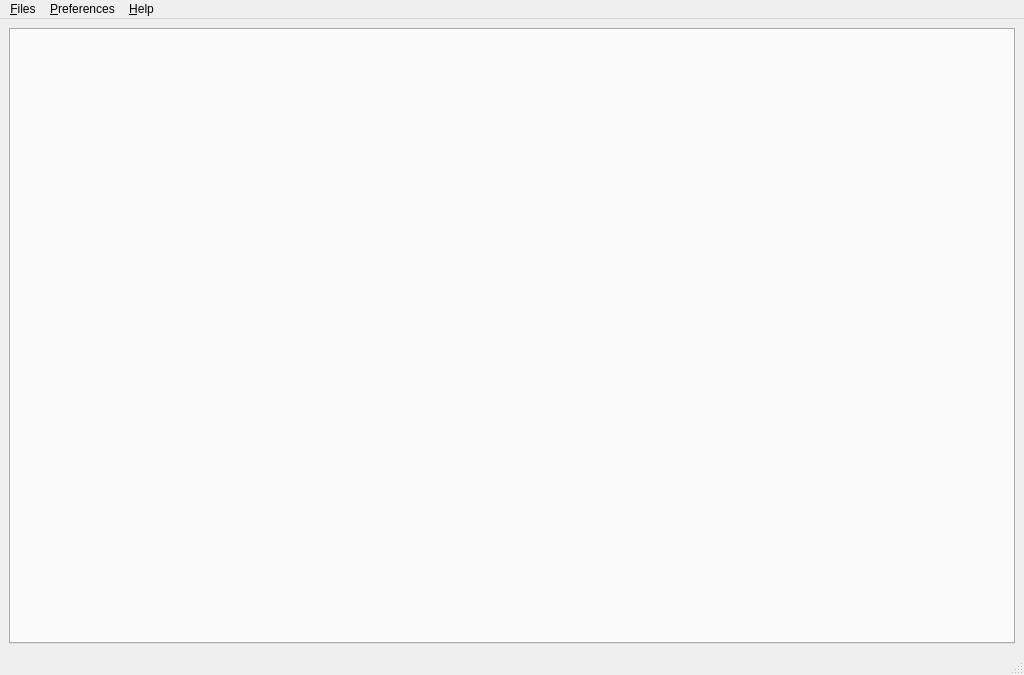
<?xml version="1.0" encoding="UTF-8"?>
<ui version="4.0">
 <class>MainWindow</class>
 <widget class="QMainWindow" name="MainWindow">
  <property name="geometry">
   <rect>
    <x>0</x>
    <y>0</y>
    <width>1024</width>
    <height>675</height>
   </rect>
  </property>
  <property name="windowTitle">
   <string>NuQleoSim</string>
  </property>
  <property name="windowIcon">
   <iconset>
    <normaloff>:/logo/logo/logo64.png</normaloff>:/logo/logo/logo64.png</iconset>
  </property>
  <property name="unifiedTitleAndToolBarOnMac">
   <bool>false</bool>
  </property>
  <widget class="QWidget" name="centralwidget">
   <layout class="QHBoxLayout" name="horizontalLayout">
    <item>
     <widget class="QTabWidget" name="tabWidget">
      <property name="currentIndex">
       <number>-1</number>
      </property>
     </widget>
    </item>
   </layout>
  </widget>
  <widget class="QMenuBar" name="menubar">
   <property name="geometry">
    <rect>
     <x>0</x>
     <y>0</y>
     <width>1024</width>
     <height>21</height>
    </rect>
   </property>
   <widget class="QMenu" name="menuFiles">
    <property name="title">
     <string>&amp;Files</string>
    </property>
    <addaction name="separator"/>
    <addaction name="actionQuit"/>
   </widget>
   <widget class="QMenu" name="menuAbout">
    <property name="title">
     <string>&amp;Help</string>
    </property>
    <addaction name="actionAbout"/>
   </widget>
   <widget class="QMenu" name="menu_Preferences">
    <property name="title">
     <string>&amp;Preferences</string>
    </property>
    <addaction name="actionOptions"/>
   </widget>
   <addaction name="menuFiles"/>
   <addaction name="menu_Preferences"/>
   <addaction name="menuAbout"/>
  </widget>
  <widget class="QStatusBar" name="statusbar"/>
  <action name="actionNew">
   <property name="icon">
    <iconset resource="../../data/icons.qrc">
     <normaloff>:/icons/icons/document-new.png</normaloff>:/icons/icons/document-new.png</iconset>
   </property>
   <property name="text">
    <string>New</string>
   </property>
  </action>
  <action name="actionOpen">
   <property name="icon">
    <iconset resource="../../data/icons.qrc">
     <normaloff>:/icons/icons/document-open.png</normaloff>:/icons/icons/document-open.png</iconset>
   </property>
   <property name="text">
    <string>Open</string>
   </property>
  </action>
  <action name="actionSave">
   <property name="icon">
    <iconset resource="../../data/icons.qrc">
     <normaloff>:/icons/icons/document-save.png</normaloff>:/icons/icons/document-save.png</iconset>
   </property>
   <property name="text">
    <string>&amp;Save</string>
   </property>
  </action>
  <action name="actionSave_as">
   <property name="icon">
    <iconset resource="../../data/icons.qrc">
     <normaloff>:/icons/icons/document-save-as.png</normaloff>:/icons/icons/document-save-as.png</iconset>
   </property>
   <property name="text">
    <string>S&amp;ave as</string>
   </property>
  </action>
  <action name="actionClose">
   <property name="icon">
    <iconset resource="../../data/icons.qrc">
     <normaloff>:/icons/icons/dialog-close.png</normaloff>:/icons/icons/dialog-close.png</iconset>
   </property>
   <property name="text">
    <string>&amp;Close</string>
   </property>
  </action>
  <action name="actionQuit">
   <property name="icon">
    <iconset resource="../../data/icons.qrc">
     <normaloff>:/icons/icons/system-log-out.png</normaloff>:/icons/icons/system-log-out.png</iconset>
   </property>
   <property name="text">
    <string>&amp;Quit</string>
   </property>
  </action>
  <action name="actionAbout">
   <property name="icon">
    <iconset resource="../../data/icons.qrc">
     <normaloff>:/icons/icons/help-about.png</normaloff>:/icons/icons/help-about.png</iconset>
   </property>
   <property name="text">
    <string>&amp;About NuQleoSim</string>
   </property>
  </action>
  <action name="actionImport_parameters">
   <property name="text">
    <string>&amp;Import parameters</string>
   </property>
  </action>
  <action name="actionExport_parameters">
   <property name="text">
    <string>&amp;Export parameters</string>
   </property>
  </action>
  <action name="actionOptions">
   <property name="icon">
    <iconset resource="../../data/icons.qrc">
     <normaloff>:/icons/icons/preferences-desktop.png</normaloff>:/icons/icons/preferences-desktop.png</iconset>
   </property>
   <property name="text">
    <string>&amp;Options</string>
   </property>
  </action>
 </widget>
 <resources>
  <include location="../../data/icons.qrc"/>
 </resources>
 <connections>
  <connection>
   <sender>actionQuit</sender>
   <signal>activated()</signal>
   <receiver>MainWindow</receiver>
   <slot>close()</slot>
   <hints>
    <hint type="sourcelabel">
     <x>-1</x>
     <y>-1</y>
    </hint>
    <hint type="destinationlabel">
     <x>511</x>
     <y>337</y>
    </hint>
   </hints>
  </connection>
 </connections>
</ui>
